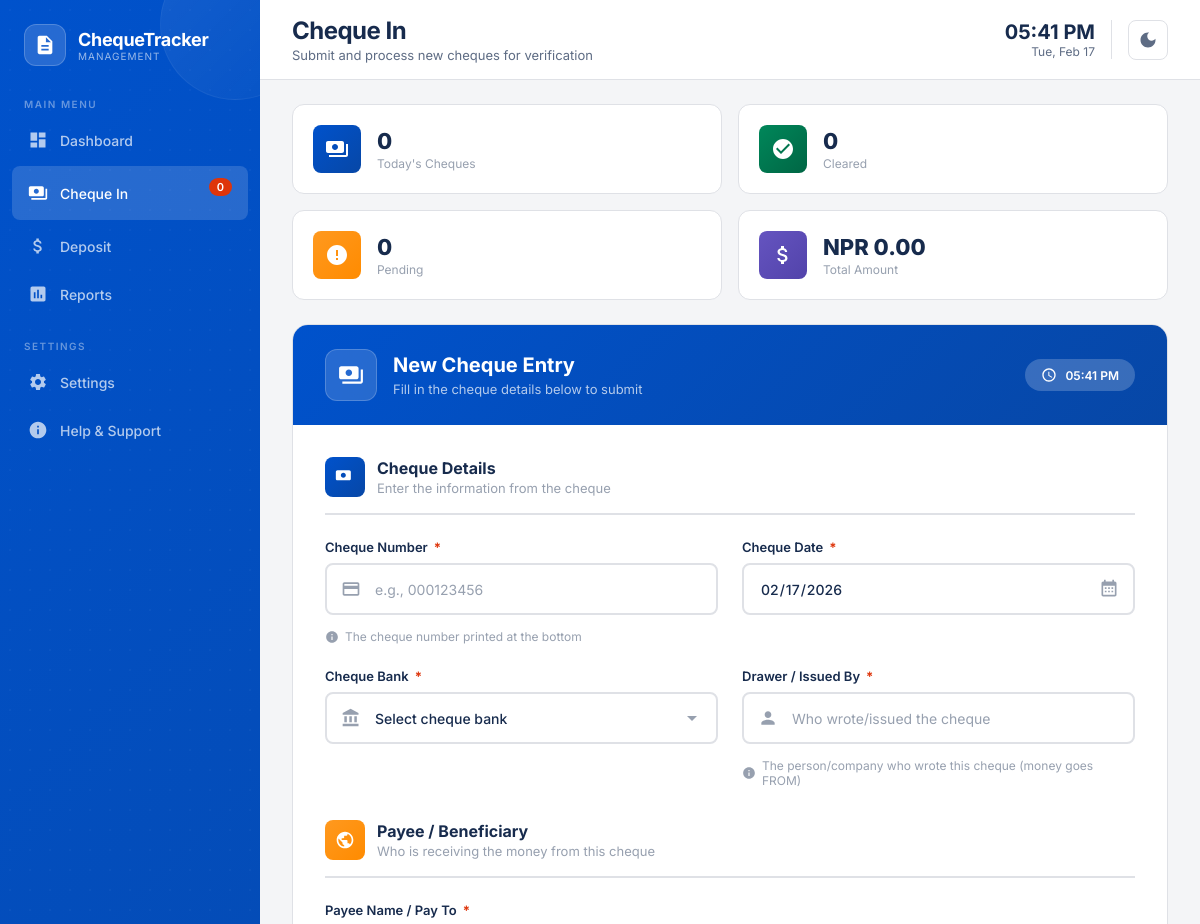
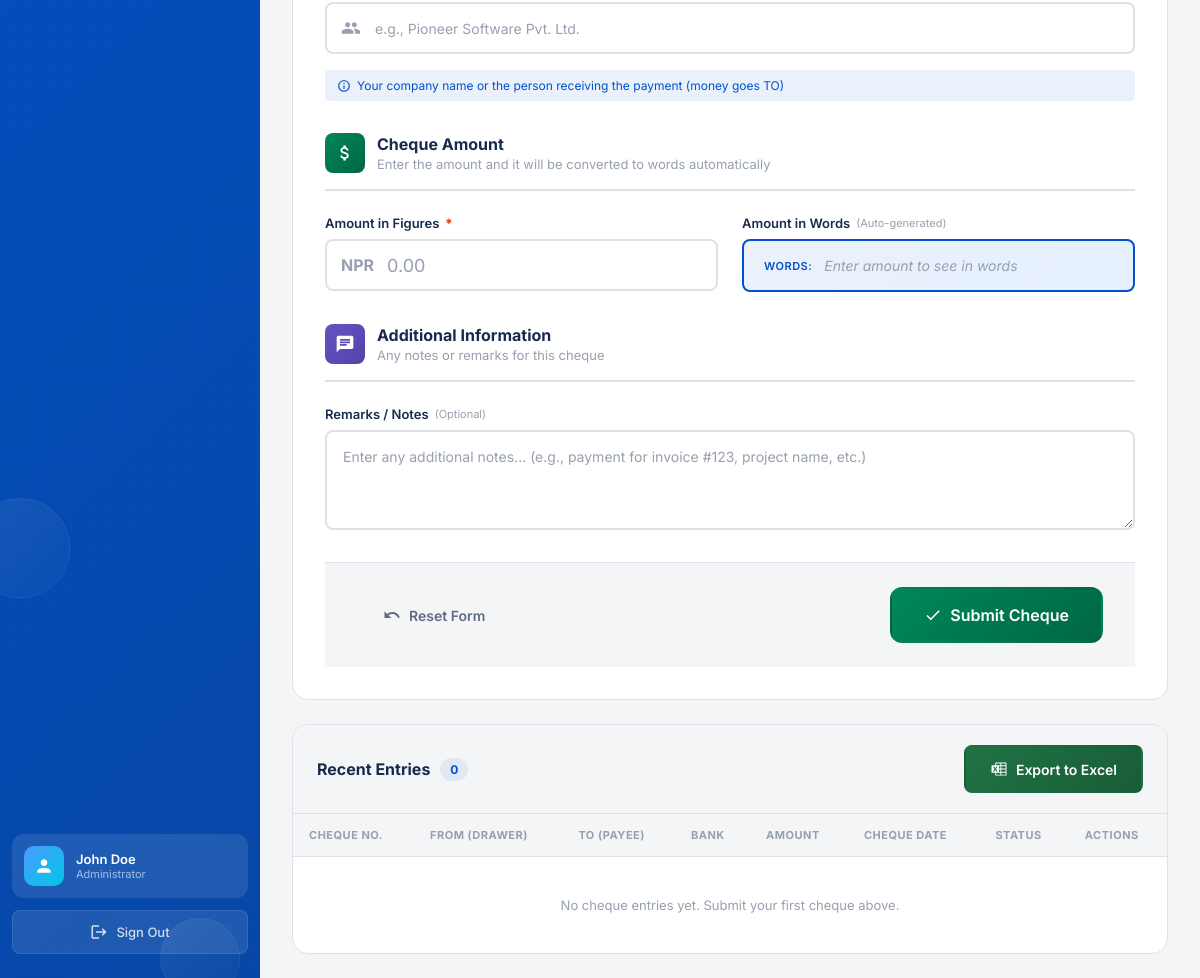
Page /cheque/ (signed in) on the earlier database version (2 pictures, top to bottom).
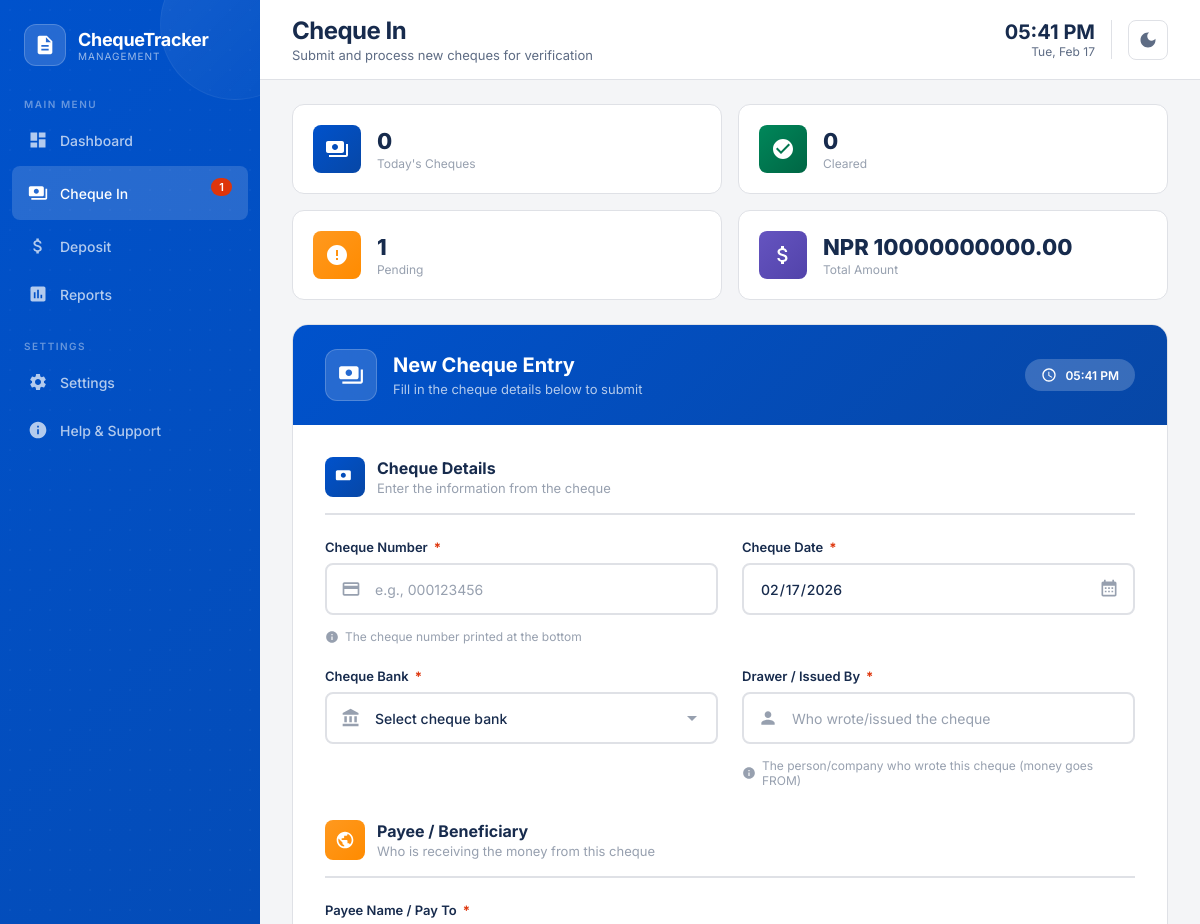
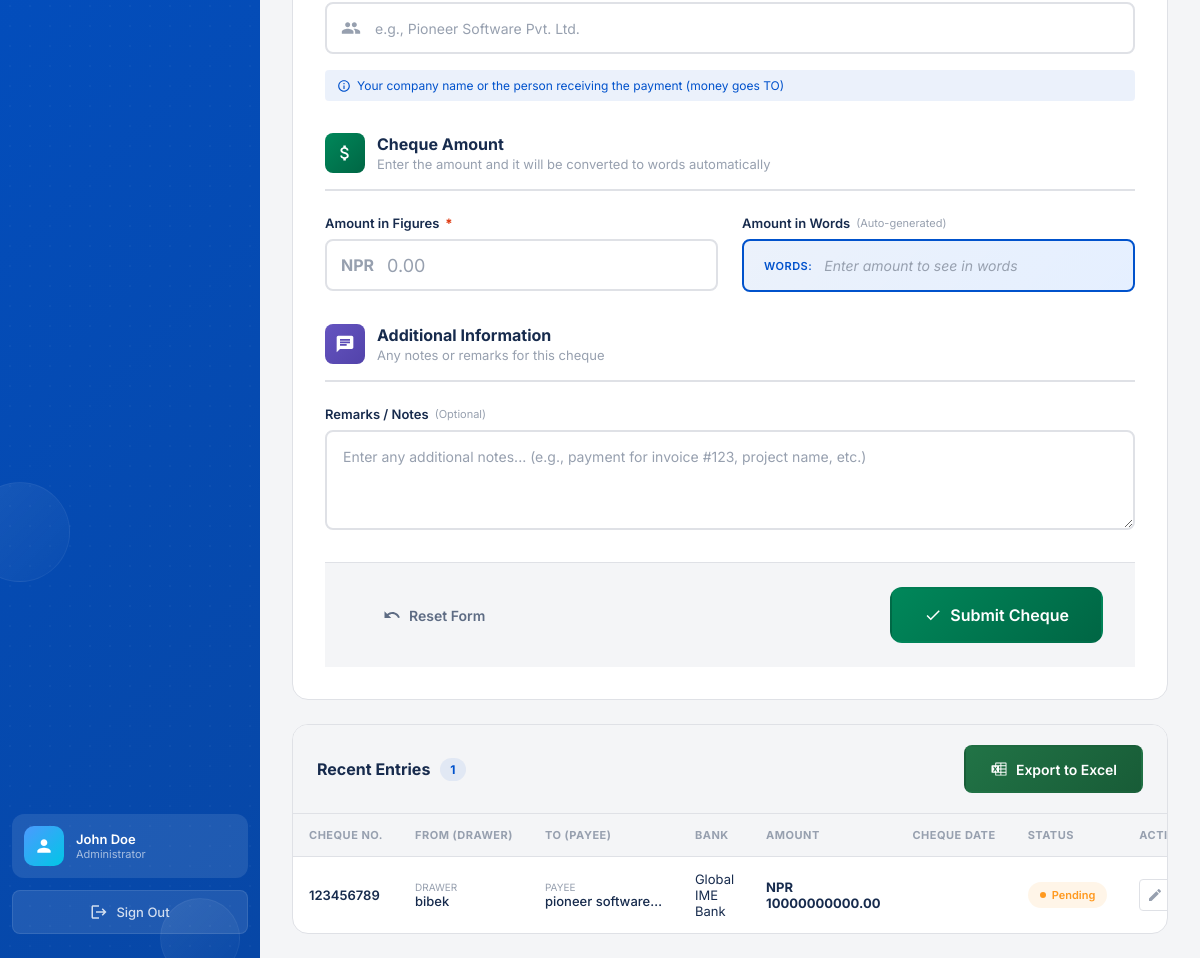
Same page on the later database version (2 pictures, top to bottom).
### main_app/models.py (models this page shows, shortened)
class cheque_details(models.Model):
     cheque_number = models.CharField(max_length=200)
     cheque_date=models.CharField(max_length=200)
     cheque_bank=models.CharField(max_length=200)
     account_name=models.CharField(max_length=200)
     payee_name=models.CharField(max_length=200)
     cheque_amount=models.CharField(max_length=200)
     remarks=models.CharField(max_length=200)

### main_app/views.py (the view, shortened to what this page needs)
# urls.py: path("cheque/",views.cheque_home,name="cheque"),
@login_required
def cheque_home(request):
    cheques = cheque_details.objects.all().order_by('-id')
    today = date.today()
    today_count = cheque_details.objects.filter(cheque_date=today).count()
    cleared_count = 0
    pending_count = cheques.count()
    total_amount = cheque_details.objects.aggregate(total=Sum('cheque_amount'))['total'] or 0
    context = {
        'cheques': cheques,
        'today_count': today_count,
        'cleared_count': cleared_count,
        'pending_count': pending_count,
        'total_amount': total_amount,
    }
    return render(request, "cheque.html", context)

### template/cheque.html (shortened to what the changed rows need)
<!DOCTYPE html>
<html lang="en">
<head>
</head>
<body>
    <aside class="sidebar">
        <nav class="sidebar-nav">
            <div class="nav-section">
                <a href="{% url 'cheque' %}" class="nav-item active">
                    <svg viewBox="0 0 24 24"><path d="M19 14V6c0-1.1-.9-2-2-2H3c-1.1 0-2 .9-2 2v8c0 1.1.9 2 2 2h14c1.1 0 2-.9 2-2zm-9-1c-1.66 0-3-1.34-3-3s1.34-3 3-3 3 1.34 3 3-1.34 3-3 3zm13-6v11c0 1.1-.9 2-2 2H4v-2h17V7h2z"/></svg>
                    Cheque In
                    <span class="badge alert" id="pendingBadge">{{ pending_count }}</span>
                </a>
            </div>
        </nav>
    </aside>
    <div class="main-wrapper">
        <header class="header">
            <div class="header-left">
                <h1 class="header-title">Cheque In</h1>
            </div>
        </header>
        <main class="main-content">
            <div class="quick-stats">
                <div class="quick-stat-card">
                    <div class="quick-stat-content">
                        <h4>{{ pending_count }}</h4>
                        <p>Pending</p>
                    </div>
                </div>
                <div class="quick-stat-card">
                    <div class="quick-stat-content">
                        <h4>NPR {{ total_amount|floatformat:2 }}</h4>
                        <p>Total Amount</p>
                    </div>
                </div>
            </div>
            <div class="form-container">
                <div class="form-header">
                    <div class="form-header-left">
                        <div>
                            <h2>{% if edit_mode %}Edit Cheque Entry{% else %}New Cheque Entry{% endif %}</h2>
                        </div>
                    </div>
                </div>
            </div>
            <div class="recent-entries">
                <div class="recent-entries-header">
                    <h3>
                        Recent Entries
                        <span class="count">{{ cheques.count }}</span>
                    </h3>
                </div>
                <div class="table-wrapper">
                    <table class="data-table">
                        <thead>
                            <tr>
                                <th>Cheque No.</th>
                                <th>From (Drawer)</th>
                                <th>To (Payee)</th>
                                <th>Bank</th>
                                <th>Amount</th>
                                <th>Cheque Date</th>
                                <th>Status</th>
                                <th>Actions</th>
                            </tr>
                        </thead>
                        <tbody>
                            {% if cheques %}
                                {% for cheque in cheques %}
                                <tr>
                                    <td class="table-cheque-no">{{ cheque.cheque_number }}</td>
                                    <td class="table-party">
                                        <div class="table-party-label">Drawer</div>
                                        <div class="table-party-name" title="{{ cheque.account_name }}">{{ cheque.account_name }}</div>
                                    </td>
                                    <td class="table-party">
                                        <div class="table-party-label">Payee</div>
                                        <div class="table-party-name" title="{{ cheque.payee_name }}">{{ cheque.payee_name|default:"-" }}</div>
                                    </td>
                                    <td>{{ cheque.cheque_bank }}</td>
                                    <td class="table-amount">NPR {{ cheque.cheque_amount|floatformat:2 }}</td>
                                    <td class="table-date">{{ cheque.cheque_date|date:"M d, Y" }}</td>
                                    <td>
                                        <span class="table-status pending">
                                            <span class="table-status-dot"></span>
                                            Pending
                                        </span>
                                    </td>
                                    <td>
                                        <div class="table-actions">
                                            <a href="{% url 'cheque_edit' cheque.id %}" class="table-action-btn edit" title="Edit">
                                                <svg viewBox="0 0 24 24"><path d="M3 17.25V21h3.75L17.81 9.94l-3.75-3.75L3 17.25zM20.71 7.04c.39-.39.39-1.02 0-1.41l-2.34-2.34c-.39-.39-1.02-.39-1.41 0l-1.83 1.83 3.75 3.75 1.83-1.83z"/></svg>
                                            </a>
                                        </div>
                                    </td>
                                </tr>
                                {% endfor %}
                            {% else %}
                                <tr>
                                    <td colspan="8" style="text-align: center; padding: 40px; color: var(--text-muted);">
                                        No cheque entries yet. Submit your first cheque above.
                                    </td>
                                </tr>
                            {% endif %}
                        </tbody>
                    </table>
                </div>
            </div>
        </main>
    </div>
</body>
</html>

Differences in the rows shown:
added cheque_details: cheque_number "123456789", account_name "bibek", payee_name "pioneer software…", cheque_bank "Global IME Bank", cheque_amount "10000000000.00"
Other differences:
{{ pending_count }}: "0" → "1"
{{ total_amount|floatformat:2 }}: "0.00" → "10000000000.00"
{{ cheques.count }}: "0" → "1"
text no longer shown: "No cheque entries yet. Submit your first cheque above."
